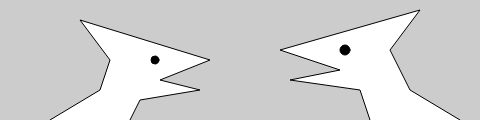
Frame 1 (no input)
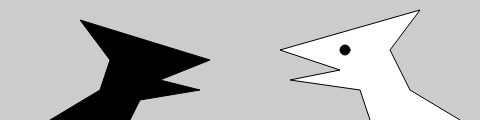
Frame 60 (no input)
Frame 120 (the mouse pressed at the canvas centre since frame 60): identical to frame 60, image omitted

The p5.js sketch that drew these frames (run headless with seeded random() and noise() and a simulated clock; from frame 60 on, the mouse is pressed at the canvas centre):

// p5.js sketch
// ── sketch.js
//https://github.com/lmccart/gswp5.js-code/blob/master/03_Draw/Example_03_20.js

function setup() {
  createCanvas(480, 120);
}

function draw() {
  background(204);
  
  // Left creature
  beginShape();
  vertex(50, 120);
  vertex(100, 90);
  vertex(110, 60);
  vertex(80, 20);
  vertex(210, 60);
  vertex(160, 80);
  vertex(200, 90);
  vertex(140, 100);
  vertex(130, 120);
  endShape();
  fill(0);
  ellipse(155, 60, 8, 8);

  // Right creature
  fill(255);
  beginShape();
  vertex(370, 120);
  vertex(360, 90);
  vertex(290, 80);
  vertex(340, 70);
  vertex(280, 50);
  vertex(420, 10);
  vertex(390, 50);
  vertex(410, 90);
  vertex(460, 120);
  endShape();
  fill(0);
  ellipse(345, 50, 10, 10);
}
